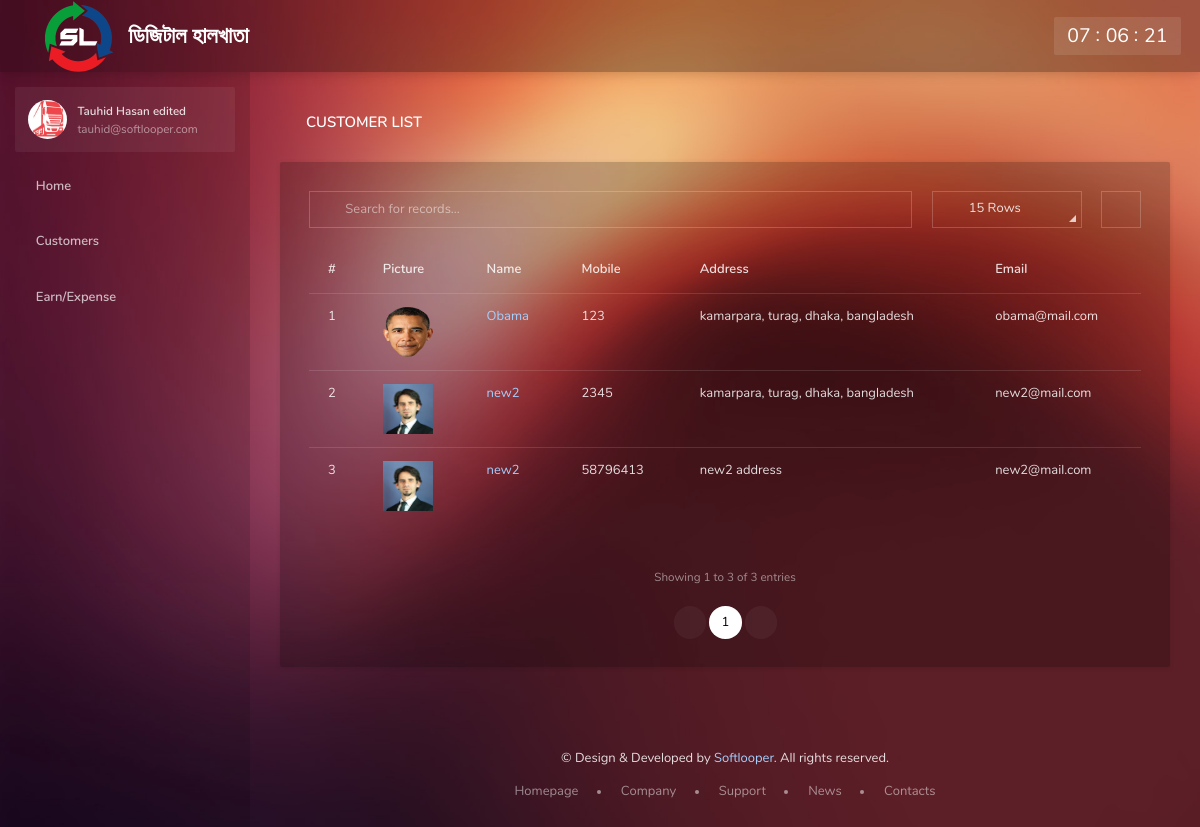
Screenshot of /customer-list.php (signed in) with the database file from the repository.
### tables this page shows
CREATE TABLE `user` (
  `u_id` int(11) NOT NULL,
  `name` varchar(100) NOT NULL,
  `mobile` int(15) NOT NULL,
  `email` varchar(100) NOT NULL,
  `password` varchar(100) NOT NULL,
  `address` longtext NOT NULL,
  `picture` varchar(100) NOT NULL
);

CREATE TABLE `customer` (
  `customer_id` int(11) NOT NULL,
  `name` varchar(100) NOT NULL,
  `email` varchar(100) NOT NULL,
  `mobile` int(15) NOT NULL,
  `address` varchar(255) NOT NULL,
  `picture` varchar(255) NOT NULL,
  `u_id` int(11) NOT NULL
);

### includes/security.php (called while the page is built, shortened)
<?php
if (empty($_SESSION['user_pass'])) {
	echo "<script> alert('Please login first...!!!!') </script>";
	echo "<script> location = 'login.php' </script>";
}else{
	$USERID = $_SESSION['user_id'];
}
?>

### customer-list.php (the view, shortened to what this page needs)
<?php
require "includes/security.php";
require "includes/db.php";
    require "includes/head.php" ;
?>
    <body data-sa-theme="1">
        <main class="main">
            <?php require "includes/topbar.php"; ?>
            <?php require "includes/sidebar.php"; ?>
            <section class="content">
                <div class="content__inner">
                    <header class="content__title">
                        <h1>Customer List</h1>
                    </header>
                    <div class="card">
                        <div class="card-body">
                            <div class="table-responsive data-table">
                                <table id="data-table" class="table">
                                    <thead>
                                    <tr>
                                        <th>#</th>
                                        <th>Picture</th>
                                        <th>Name</th>
                                        <th>Mobile</th>
                                        <th>Address</th>
                                        <th>Email</th>
                                    </tr>
                                    </thead>
                                    <tbody>
    <?php
        $sql = mysqli_query($con, "SELECT * FROM customer WHERE u_id = '$USERID' ");
        $count = 1;
        while ($row = mysqli_fetch_assoc($sql)) {
    ?>
                                    <tr>
                                        <td><?php echo $count ;?></td>
                                        <td>
                                            <a href="payment-history.php?id=<?php echo $row['customer_id'] ?>">
                                                <img src="upload/customer_pictures/<?php echo $row['picture'] ;?>" alt="Customer picture" width="50px" height="50px">
                                            </a>
                                        </td>
                                        <td>
                                            <a href="payment-history.php?id=<?php echo $row['customer_id'] ?>">
                                                <?php echo $row['name'] ;?>
                                            </a>
                                        </td>
                                        <td><?php echo $row['mobile'] ;?></td>
                                        <td><?php echo $row['address'] ;?></td>
                                        <td><?php echo $row['email'] ;?></td>
                                    </tr>
    <?php
        $count++;
    }
    ?>
                                    </tbody>
                                </table>
                            </div>
                        </div>
                    </div>
                <?php require "includes/footer.php"; ?>
                </div>
            </section>
        </main>
    </body>
</html>

### includes/sidebar.php (shortened to what this page needs)
<aside class="sidebar ">
    <div class="scrollbar">
        <div class="user">
            <div class="user__info" data-toggle="dropdown">
    <?php
        $userDataSql = mysqli_query($con, "SELECT * FROM user WHERE u_id = '$USERID' ");
        $userRow = mysqli_fetch_assoc($userDataSql);
        $userPic = $userRow['picture'];
        if (empty($userPic)) {
    ?>
                <img class="user__img" src="demo/img/profile-pics/2.jpg" alt="">
    <?php }else{ ?>
                <img class="user__img" src="upload/user_pictures/<?php echo $userPic ;?>" alt="">
    <?php } ?>
                <div>
                    <div class="user__name"><?php echo $userRow['name'] ;?></div>
                    <div class="user__email"><?php echo $userRow['email'] ;?></div>
                </div>
            </div>
        </div>
        <ul class="navigation">
            <li><a href="index.php"><i class="zwicon-home"></i> Home</a></li>
            <li class="navigation__sub">
                <a href="#"><i class="zwicon-note"></i> Customers</a>
            </li>
            <li class="navigation__sub">
                <a href="#"><i class="zwicon-coin"></i>Earn/Expense</a>
            </li>
        </ul>
    </div>
</aside>

### rows the page displays
user: picture (picture), name "Tauhid Hasan edited", email "tauhid@softlooper.com"
customer: picture (picture), name "Obama", mobile "123", address "kamarpara, turag, dhaka, bangladesh", email "obama@mail.com"
customer: picture (picture), name "new2", mobile "2345", address "kamarpara, turag, dhaka, bangladesh", email "new2@mail.com"
customer: picture (picture), name "new2", mobile "58796413", address "new2 address", email "new2@mail.com"
